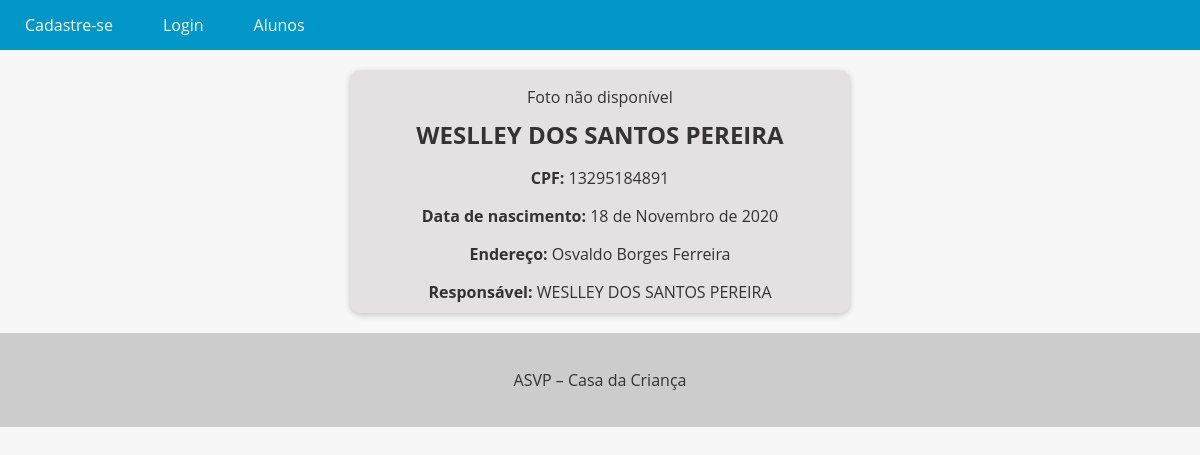
Screenshot of /Aluno/23/ with the database file from the repository.
### Alunos/models.py (models this page shows, shortened)
class Aluno(models.Model):
    id = models.AutoField(primary_key=True)
    nome = models.CharField(max_length=200)
    cpf = models.CharField(max_length=14, unique=True, null=True, blank=True)
    nascimento = models.DateField()
    endereco = models.CharField(max_length=255, null=True, blank=True)
    responsavel = models.ForeignKey('Responsavel', on_delete=models.SET_NULL, null=True, blank=True)  # Ligação com Responsavel
    photo = models.ImageField(upload_to='Alunos/', blank=True, null=True)

class Responsavel(models.Model):
    id = models.AutoField(primary_key=True)
    nome = models.CharField(max_length=200)
    cpf = models.CharField(max_length=14, unique=True)
    nascimento = models.DateField()
    endereco = models.CharField(max_length=255)
    telefone = models.CharField(max_length=15)
    def __str__(self):
        return self.nome

### Alunos/views.py (the view)
# urls.py: path('Aluno/<int:pk>/', AlunoDetailView.as_view(), name='Aluno_detail'),
class AlunoDetailView(DetailView):
    model = Aluno
    template_name = 'Aluno_detail.html'
    context_object_name = 'aluno'

### Alunos/templates/Aluno_detail.html (shortened to what this page needs)
{% extends "base.html" %}
{% block content %}
  <div class="aluno-card">
    {% if object.photo %}
      <img src="{{ object.photo.url }}" alt="{{ object.nome }} - CPF: {{ object.cpf }}">
    {% else %}
      <p class="no-photo">Foto não disponível</p>
    {% endif %}
    <h2>{{ object.nome }}</h2>
    <p><strong>CPF:</strong> {{ object.cpf }}</p>
    <p><strong>Data de nascimento:</strong> {{ object.nascimento }}</p>
    <p><strong>Endereço:</strong> {{ object.endereco }}</p>
    {% if object.responsavel %}
      <p><strong>Responsável:</strong> {{ object.responsavel }}</p>
    {% endif %}
  </div>
{% endblock %}

### app/templates/base.html (style rules this page uses)
body { font-family: 'Open Sans', sans-serif; background-color: #f7f7f7; color: #333; margin: 0; padding: 0; }

### Alunos/templates/Aluno_detail.html (style rules this page uses)
.aluno-card { background-color: #e3e1e1; box-shadow: 0 2px 6px rgba(0, 0, 0, 0.2); border-radius: 10px; overflow: hidden; text-align: center; transition: all 0.3s ease; max-width: 500px; margin: 20px auto 0; margin-bottom: 20px; }
.aluno-card h2 { font-size: 1.5rem; margin: 10px; }
.aluno-card p { font-size: 1rem; margin-bottom: 10px; }

### rows the page displays
Aluno: nome "WESLLEY DOS SANTOS PEREIRA", cpf "13295184891", nascimento "18 de Novembro de 2020", endereco "Osvaldo Borges Ferreira", responsavel "WESLLEY DOS SANTOS PEREIRA"
